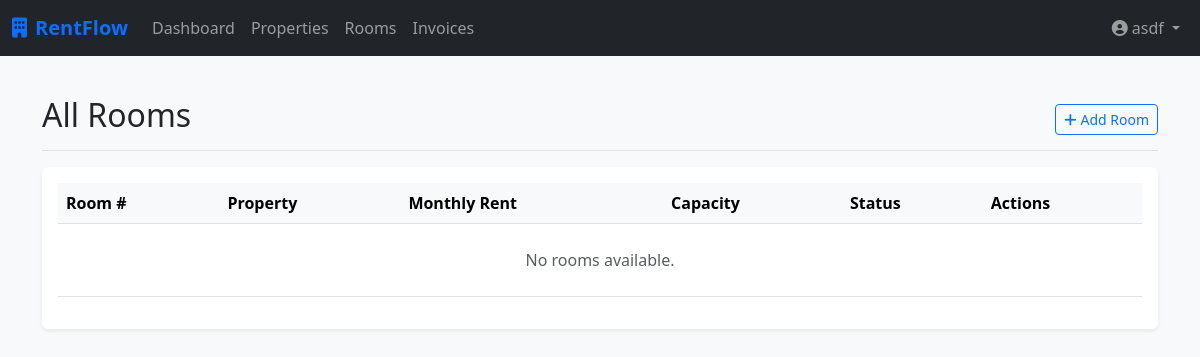
Page /properties/rooms/ (signed in) on the earlier database version.
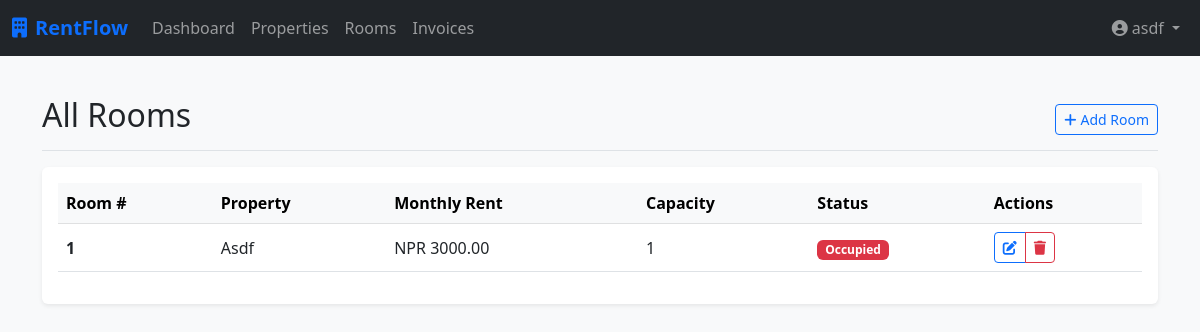
Same page on the later database version.
### properties/models.py (models this page shows, shortened)
class Room(models.Model):
    property = models.ForeignKey(Property, on_delete=models.CASCADE, related_name='rooms')
    room_number = models.CharField(max_length=10)
    monthly_rent = models.DecimalField(max_digits=10, decimal_places=2)
    capacity = models.IntegerField(default=1)
    is_active = models.BooleanField(default=True)
    created_at = models.DateTimeField(auto_now_add=True)
    def is_occupied(self):
        return self.tenancies.filter(is_active=True).exists()

class Property(models.Model):
    landlord = models.ForeignKey(User, on_delete=models.CASCADE, related_name='properties')
    name = models.CharField(max_length=100)
    address = models.TextField()
    description = models.TextField(blank=True)
    created_at = models.DateTimeField(auto_now_add=True)
    class Meta:
        verbose_name_plural = "Properties"

### properties/views.py (the view)
# urls.py: path('rooms/', RoomListView.as_view(), name='room_list'),
class RoomListView(LandlordRequiredMixin, ListView):
    model = Room
    template_name = 'properties/room_list.html'
    context_object_name = 'rooms'
    def get_queryset(self):
        return Room.objects.filter(property__landlord=self.request.user).select_related('property')

### core/mixins.py (called while the page is built)
    def test_func(self):
        user = self.request.user
        return user.is_authenticated and hasattr(user, 'profile') and user.profile.role == 'LANDLORD'

### properties/templates/properties/room_list.html (shortened to what this page needs)
{% extends 'core/base.html' %}
{% block content %}
<div class="d-flex justify-content-between flex-wrap flex-md-nowrap align-items-center pt-3 pb-2 mb-3 border-bottom">
    <h1 class="h2">All Rooms</h1>
    <div class="btn-toolbar mb-2 mb-md-0">
        <a href="{% url 'properties:room_add' %}" class="btn btn-sm btn-outline-primary"><i
                class="fa-solid fa-plus me-1"></i>Add Room</a>
    </div>
</div>
<div class="table-responsive bg-white p-3 rounded shadow-sm">
    <table class="table table-hover align-middle">
        <thead class="table-light">
            <tr>
                <th>Room #</th>
                <th>Property</th>
                <th>Monthly Rent</th>
                <th>Capacity</th>
                <th>Status</th>
                <th>Actions</th>
            </tr>
        </thead>
        <tbody>
            {% for room in rooms %}
            <tr>
                <td><strong>{{ room.room_number }}</strong></td>
                <td>{{ room.property.name }}</td>
                <td>NPR {{ room.monthly_rent }}</td>
                <td>{{ room.capacity }}</td>
                <td>
                    {% if room.is_active %}
                    {% if room.is_occupied %}
                    <span class="badge bg-danger">Occupied</span>
                    {% else %}
                    <span class="badge bg-success">Vacant</span>
                    {% endif %}
                    {% else %}
                    <span class="badge bg-secondary">Inactive</span>
                    {% endif %}
                </td>
                <td>
                    <div class="btn-group btn-group-sm">
                        <a href="#" class="btn btn-outline-primary" title="Edit"><i
                                class="fa-solid fa-pen-to-square"></i></a>
                        <a href="#" class="btn btn-outline-danger" title="Delete"><i class="fa-solid fa-trash"></i></a>
                    </div>
                </td>
            </tr>
            {% empty %}
            <tr>
                <td colspan="6" class="text-center py-4 text-muted">No rooms available.</td>
            </tr>
            {% endfor %}
        </tbody>
    </table>
</div>
{% endblock %}

Differences in the rows shown:
added Room: room_number "1", property.name "Asdf", monthly_rent "3000.00", capacity "1", is_active "Occupied"
Other differences:
text no longer shown: "No rooms available."
